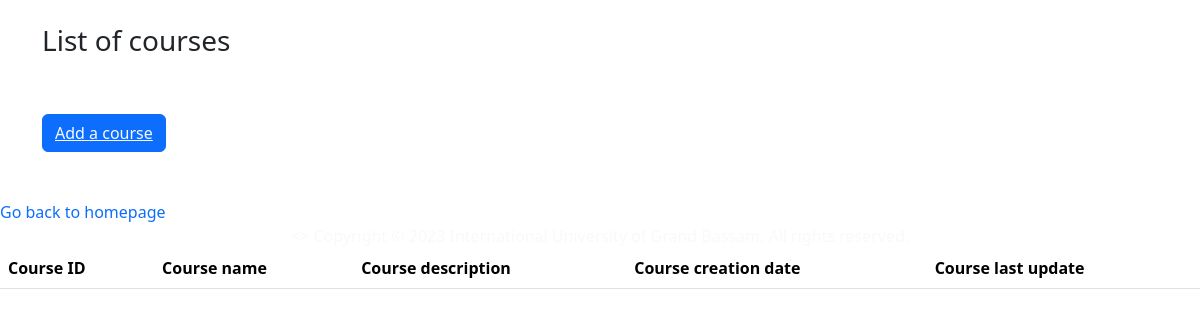
Before: /req/admin/display_course.php with the older database file.
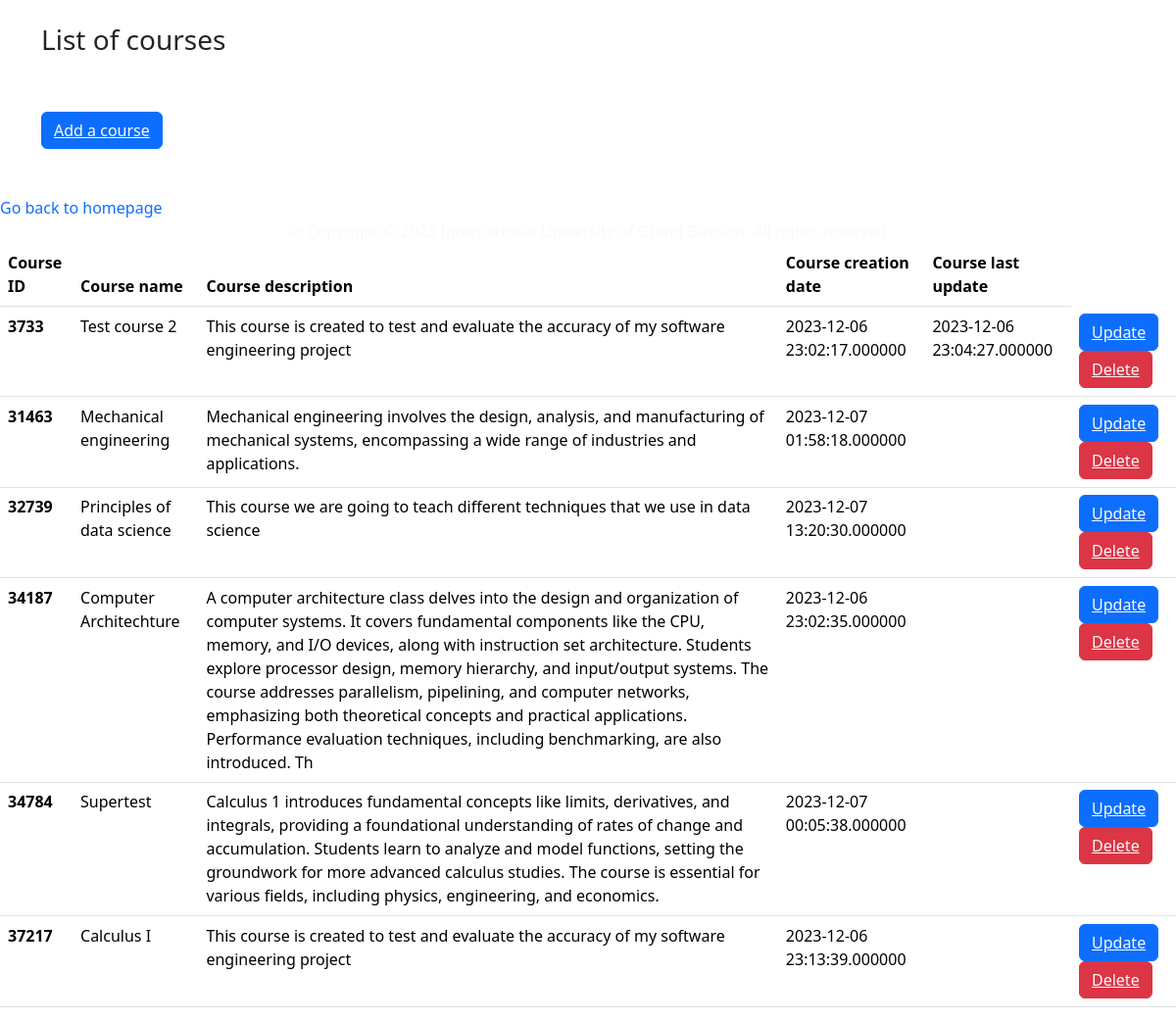
After: the same page with the newer database file.
### tables this page shows
CREATE TABLE `course` (
  `course_id` int(11) NOT NULL,
  `course_name` varchar(50) NOT NULL,
  `course_creat_date` datetime(6) NOT NULL,
  `course_description` varchar(500) NOT NULL,
  `course_update_date` datetime(6) DEFAULT NULL,
  `teacher_id` int(11) NOT NULL
);

### req/admin/display_course.php (the view, shortened to what this page needs)
<?php
include 'C:\xampp\htdocs\IUGB_CSC4305PROJECT\DB_connection.php';
?>
<!DOCTYPE html>
<html lang="en">
<head>
    <link rel="stylesheet" href=https://cdn.jsdelivr.net/npm/bootstrap@5.3.2/dist/css/bootstrap.min.css>
</head>
<body>
<br>
<div class="container">
<h3>List of courses</h3>
<button  class="btn btn-primary my-5"><a href="course_create.php" class="text-light">Add a course</a> </button>
</div>
  <a href="admin_home.php" class="text-decoration-none">Go back to homepage</a>
<table class="table">
  <thead>
    <tr>
      <th scope="col">Course ID</th>
      <th scope="col">Course name</th>
      <th scope="col">Course description</th>
      <th scope="col">Course creation date</th>
      <th scope="col">Course last update</th>
    </tr>
  </thead>
  <tbody>
    <?php
    $sql="Select * from `course`";
    $result=mysqli_query($con,$sql);
    if($result){
        while($row = mysqli_fetch_assoc($result)){
            $course_id=$row['course_id'];
            $course_name=$row['course_name'];
            $course_description=$row['course_description'];
            $course_creat_date=$row['course_creat_date'];
            $course_update_date=$row['course_update_date'];
            echo
            '<tr> <th scope="row">'. $course_id.'</th>
            <td>'.$course_name.'</td>
            <td>'.$course_description.'</td>
            <td>'.$course_creat_date.'</td>
            <td>'.$course_update_date.'</td>
            <td>
            <button class="btn btn-primary"><a href="update_course.php? updateid='.$course_id.'" class=text-light >Update</a></button>
            <button class="btn btn-danger"><a href="delete_course.php? deleteid='.$course_id.'" class=text-light>Delete</a></button>
            </td>
                  <tr>';
    }
}
?>
     </tbody>
</body>
<div class="text-center text-light">
                    </div>
</body>
</html>

Changed rows visible on the page:
added course: course_id "3733", course_name "Test course 2", course_description "This course is created to test and evaluate the accuracy of my software engineering project", course_creat_date "2023-12-06 23:02:17.000000", course_update_date "2023-12-06 23:04:27.000000"
added course: course_id "31463", course_name "Mechanical engineering", course_description "Mechanical engineering involves the design, analysis, and manufacturing of mechanical systems, encompassing a wide range of industries and applications.", course_creat_date "2023-12-07 01:58:18.000000"
added course: course_id "32739", course_name "Principles of data science", course_description "This course we are going to teach different techniques that we use in data science", course_creat_date "2023-12-07 13:20:30.000000"
added course: course_id "34187", course_name "Computer Architechture", course_description "A computer architecture class delves into the design and organization of computer systems. It covers fundamental components like the CPU, memory, and I/O devices, along with instruction set architecture. Students explore processor design, memory hierarchy, and input/output systems. The course addresses parallelism, pipelining, and computer networks, emphasizing both theoretical concepts and practical applications. Performance evaluation techniques, including benchmarking, are also introduced. Th", course_creat_date "2023-12-06 23:02:35.000000"
added course: course_id "34784", course_name "Supertest", course_description "Calculus 1 introduces fundamental concepts like limits, derivatives, and integrals, providing a foundational understanding of rates of change and accumulation. Students learn to analyze and model functions, setting the groundwork for more advanced calculus studies. The course is essential for various fields, including physics, engineering, and economics.", course_creat_date "2023-12-07 00:05:38.000000"
added course: course_id "37217", course_name "Calculus I", course_description "This course is created to test and evaluate the accuracy of my software engineering project", course_creat_date "2023-12-06 23:13:39.000000"
